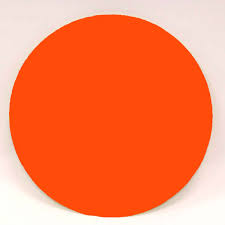
#> input picture circle.jpg, 225 x 225 px
$ python -i graph_util.py   (imports and definitions only)   (Python 2 division)
#> lines starting #> are read from the running program, lines starting #| are printed output that depends on the picture
from collections import Counter
import matplotlib as mpl
import matplotlib.pyplot as plt
import matplotlib.image as mpimg

import numpy as np
import math
import copy

from skimage import data, img_as_float,img_as_ubyte
from skimage.color import rgb2lab,lab2rgb, rgb2hsv, hsv2rgb
from skimage.color import deltaE_ciede2000 as deltalab
from skimage.transform import resize

# [12 lines left out: functions delta, colors_are_similar, not called in this run]

def get_average_color_lab(img,to_hsv=True,fast=False):
    avc = get_average_color(img, convert_to_hsv=to_hsv, fast=fast)
    #avc = get_dominant_color(img)
    #print avc
    return rgb_color_to_lab(*avc, dtype=np.float64)

def most_common(lst):
    return max(set(lst), key=lst.count)

# [5 lines left out: function get_dominant_color, not called in this run]

def get_average_color(pic, convert_to_hsv=False, fast=False):
    if len(pic)>250:
        print "resizing"
        pic = resize(pic, (250,250), mode='nearest')
    if convert_to_hsv:
        new_pic = rgb2hsv(pic)
    else:
        new_pic = pic
    if fast is True:
        c1 = np.median(new_pic[:,:,0])
    else:
        hues = new_pic[:,:,0]
        cnts,hist = np.histogram(hues)
        idx = np.argmax(cnts)
        low = hist[idx]
        high = hist[idx+1]
        hues1 = hues[np.where(hues>=low)]
        hues2 = hues1[np.where(hues1<=high)]
        #import ipdb; ipdb.set_trace()
        c1 = np.median(hues2)
    c2 = np.average(new_pic[:,:,1])
    c3 = np.average(new_pic[:,:,2])
    if convert_to_hsv:
        r,g,b = hsv_color_to_rgb(c1,c2,c3, dtype=np.float64)
    else:
        r,g,b=c1,c2,c3
    return r,g,b

def hsv_color_to_rgb(l,a,b,dtype=np.uint8):
    res = hsv2rgb(np.array([[[l,a,b]]],dtype=dtype))
    return tuple(res.flatten())

def rgb_color_to_hsv(r,g,b,dtype=np.uint8):
    res = rgb2hsv(np.array([[[r,g,b]]],dtype=dtype))
    return tuple(res.flatten())
def lab_color_to_rgb(l,a,b,dtype=np.uint8):
    res = lab2rgb(np.array([[[l,a,b]]],dtype=dtype))
    return tuple(res.flatten())

def rgb_color_to_lab(r,g,b,dtype=np.uint8):
    res = rgb2lab(np.array([[[r,g,b]]],dtype=dtype))
    return tuple(res.flatten())

def to_rgb(img):
    res = lab2rgb(img)
    return res

def to_cielab(img):
    return rgb2lab(img_as_float(img))

def get_colors_as_int64(d):
    f = (d[:,:,0].astype(np.int64)<<16) + (d[:,:,1].astype(np.int64)<<8) + d[:,:,2]
    return f

def create_color_img(r,g,b,w=10,h=10, dtype=np.float64):
    d = np.ones((w,h,3),dtype=dtype)
    d[:,:,0] = r
    d[:,:,1] = g
    d[:,:,2] = b
    return d

# [11 lines left out: function plot2, not called in this run]

def plot_infos(image):
    fig = plt.figure()
    # this image
    a=fig.add_subplot(3,3,1)
    imgplot = plt.imshow(image)
    a.set_title("picture")
    # the other image
    a=fig.add_subplot(3,3,2)
    hsv = rgb2hsv(image)
    l,aa,b = get_average_color_lab(image)
    #import ipdb; ipdb.set_trace()
    color = create_color_img(*lab_color_to_rgb(l,aa,b,dtype=np.float64))
    imgplot = plt.imshow(color)
    a.set_title("color")
    a=fig.add_subplot(3,3,7)
    hueonly = copy.deepcopy(hsv)
    hueonly[:,:,1] = 0.5
    hueonly[:,:,2] = 0.5
    a.set_title("hue only")
    plt.imshow(hsv2rgb(hueonly))
    #cb1 = mpl.colorbar.ColorbarBase(a, cmap="hsv",
            #orientation='horizontal')
    #cb1.set_label('colorz')
    a=fig.add_subplot(3,3,8)
    satonly = copy.deepcopy(hsv)
    satonly[:,:,0] = 0.0
    satonly[:,:,2] = 0.5
    a.set_title("sat only")
    plt.imshow(hsv2rgb(satonly))
    a=fig.add_subplot(3,3,9)
    valonly = copy.deepcopy(hsv)
    valonly[:,:,0] = 0.0
    valonly[:,:,1] = 0.0
    a.set_title("val only")
    plt.imshow(hsv2rgb(valonly))
    hsv = rgb2hsv(image)
    a = fig.add_subplot(3,3,3)
    #import ipdb; ipdb.set_trace()
    plt.hist(hsv[:,:,0].flatten(), bins=20)
    a.set_title("Hue")
    a = fig.add_subplot(3,3,4)
    plt.hist(hsv[:,:,1].flatten(), bins=20)
    a.set_title("Sat")
    a = fig.add_subplot(3,3,6)
    plt.hist(hsv[:,:,2].flatten(), bins=20)
    a.set_title("Val (brighntess)")
    return fig

# [18 lines left out: function plot4, not called in this run]

>>> import cv2
>>> picture = cv2.cvtColor(cv2.imread('circle.jpg'), cv2.COLOR_BGR2RGB)
>>> result = plot_infos(picture)
#> in plot_infos, `hsv = rgb2hsv(image)`: hsv: shape (225, 225, 3) float64; mean of channels 0, 1, 2 0.0615, 0.64, 0.984
#> in get_average_color, `hues = new_pic[:,:,0]`:
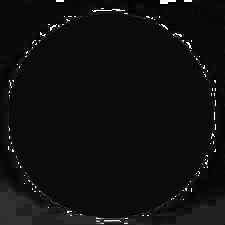
#> hues: shape (225, 225) float64; min 0, max 0.996, mean 0.0615
#> in get_average_color, `cnts,hist = np.histogram(hues)`: cnts = [46008, 3318, 744, 59, 15, 22, 1, 6, 31, 421]; hist = [0, 0.0996, 0.199, 0.299, 0.398, 0.498, 0.598, 0.697, 0.797, 0.897, 0.996]
#> in get_average_color, `idx = np.argmax(cnts)`: idx = 0
#> in get_average_color, `high = hist[idx+1]`: high = 0.0996
#> in get_average_color, `c1 = np.median(hues2)`: c1 = 0.0432
#> in get_average_color, `c2 = np.average(new_pic[:,:,1])`: c2 = 0.64
#> in get_average_color, `c3 = np.average(new_pic[:,:,2])`: c3 = 0.984
#> in hsv_color_to_rgb, `res = hsv2rgb(np.array([[[l,a,b]]],dtype=dtype))`: res = [[0.984, 0.518, 0.354]]
#> in get_average_color, `r,g,b = hsv_color_to_rgb(c1,c2,c3, dtype=np.float64)`: r = 0.984; g = 0.518; b = 0.354
#> in get_average_color_lab, `avc = get_average_color(img, convert_to_hsv=to_hsv, fast=fast)`: avc = (0.984, 0.518, 0.354)
#> in rgb_color_to_lab, `res = rgb2lab(np.array([[[r,g,b]]],dtype=dtype))`: res = [[67.83, 41.94, 42.62]]
#> in plot_infos, `l,aa,b = get_average_color_lab(image)`: l = 67.83; aa = 41.94; b = 42.62
#> in lab_color_to_rgb, `res = lab2rgb(np.array([[[l,a,b]]],dtype=dtype))`: res = [[0.984, 0.518, 0.354]]
#> in plot_infos, `hueonly[:,:,1] = 0.5`: hueonly: shape (225, 225, 3) float64; mean of channels 0, 1, 2 0.0615, 0.5, 0.984
#> in plot_infos, `hueonly[:,:,2] = 0.5`: hueonly: shape (225, 225, 3) float64; mean of channels 0, 1, 2 0.0615, 0.5, 0.5
#> in plot_infos, `satonly[:,:,0] = 0.0`: satonly: shape (225, 225, 3) float64; mean of channels 0, 1, 2 0, 0.64, 0.984
#> in plot_infos, `satonly[:,:,2] = 0.5`: satonly: shape (225, 225, 3) float64; mean of channels 0, 1, 2 0, 0.64, 0.5
#> in plot_infos, `valonly[:,:,1] = 0.0`: valonly: shape (225, 225, 3) float64; mean of channels 0, 1, 2 0, 0, 0.984
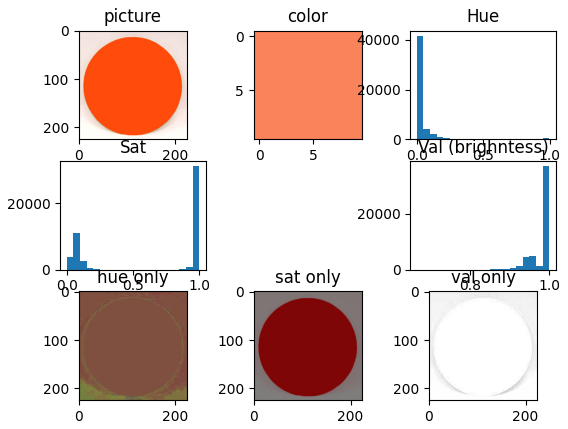
#> figure drawn by matplotlib, 8 panels; panel 6: tallest bar 41700 high, from x = -3.47e-18 to 0.0498; panel 7: tallest bar 31246 high, from x = 0.95 to 1; panel 8: tallest bar 37033 high, from x = 0.983 to 1
